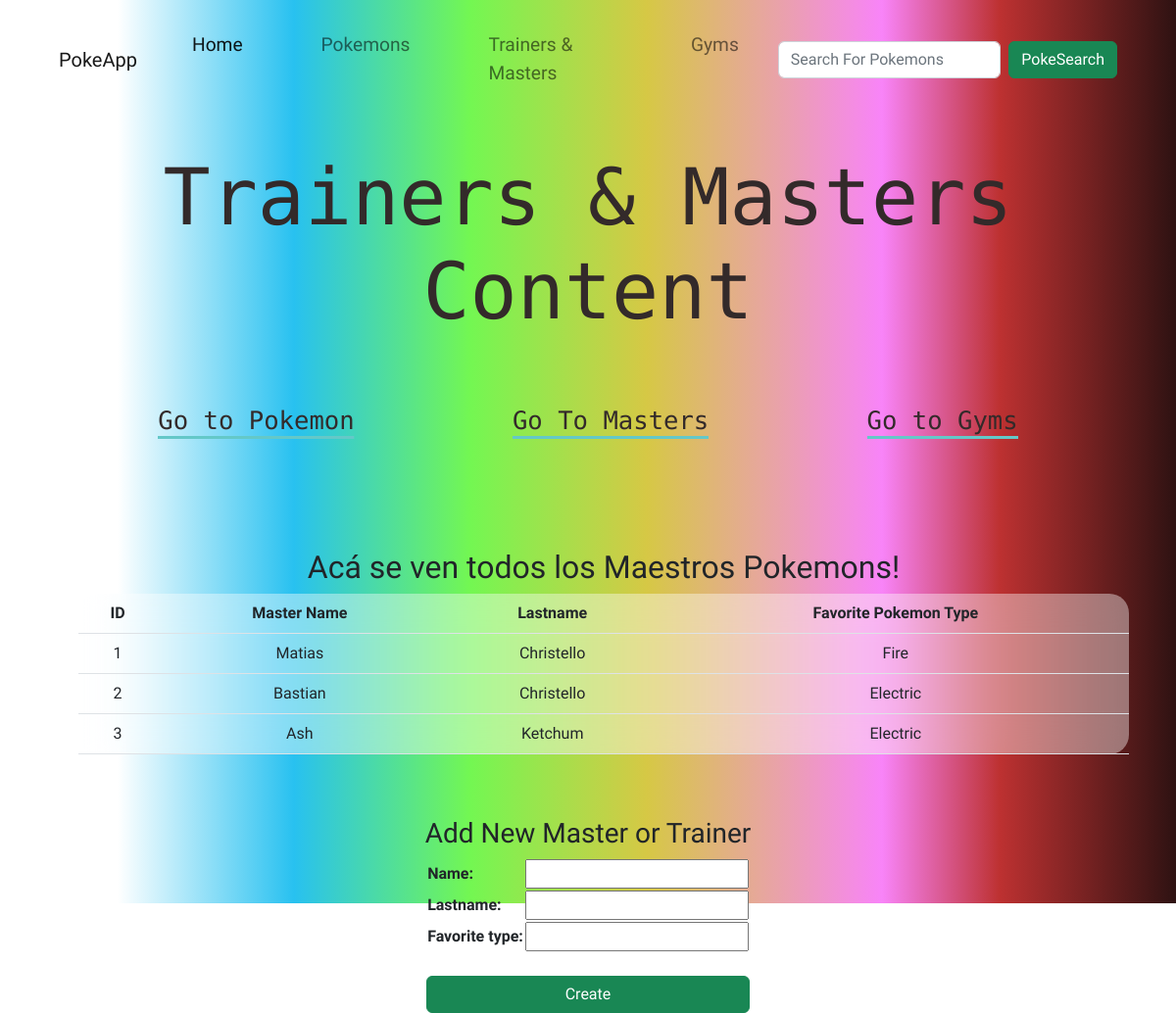
Screenshot of /PokeApp/master/ with the database file from the repository.
### myApp/models.py (models this page shows, shortened)
class Master(models.Model):
    name = models.CharField(max_length=20)
    lastname = models.CharField(max_length=20)
    favorite_type = models.CharField(max_length=20)

### myApp/views.py (the view)
# urls.py: path('master/', views.views_master, name='Master'),
def views_master(request):
    all_masters = Master.objects.all()
    if request.method == 'POST':
        masterform = MasterForm(request.POST)
        if masterform.is_valid():
            info = masterform.cleaned_data
            master = Master(name=info['name'], lastname=info['lastname'], favorite_type=info['favorite_type'])
            master.save()
            return render(request, 'myApp/master.html', {'all_masters': all_masters, 'masterform': masterform})
    else:
        masterform = MasterForm()
    return render(request, 'myApp/master.html', {'all_masters': all_masters, 'masterform': masterform})

### myApp/forms.py
class MasterForm(forms.Form):
    name = forms.CharField()
    lastname = forms.CharField()
    favorite_type = forms.CharField()

### myApp/templates/myApp/master.html (shortened to what this page needs)
{% extends 'myApp/padre.html' %}
{% load static %}
{% block title %}
    <h1 class="text-center header-title">Trainers & Masters Content</h1>
{% endblock %}
{% block contenidoQueCambia %}
<div class="form__container justify-content-evenly">
    <ul class="d-flex flex-column align-items-center m-5">
        <h2 class="text-center">Acá se ven todos los Maestros Pokemons!</h2>
            <table class="table table-blur">
                <thead>
                    <tr>
                        <th class="text-center">ID</th>
                        <th class="text-center">Master Name</th>
                        <th class="text-center">Lastname</th>
                        <th class="text-center">Favorite Pokemon Type</th>
                    </tr>
                </thead>
                <tbody>
                    {% for master in all_masters %}
                        <tr>
                            <td class="mx-5 text-center">{{ master.id }}</td>
                            <td class="mx-5 text-center">{{ master.name }}</td>
                            <td class="mx-5 text-center">{{ master.lastname }}</td>
                            <td class="mx-5 text-center">{{ master.favorite_type }}</td>
                        </tr>
                    {% endfor %}
                </tbody>
            </table>
    </ul>
    <section class="addItem--form m-5">
        <h3>Add New Master or Trainer</h3>
        <form action="" method="POST">{% csrf_token %}
            <table>
                {{ masterform.as_table }}
            </table>
            <div class="d-grid gap-2 col-12 mx-auto mt-4">
                <button class="btn btn-inline-block btn-success" type="submit">Create</button>
            </div>
        </form>
    </section>
</div>
{% endblock %}

### myApp/static/myApp/css/style.css (style rules this page uses)
:root { --color-primary: rgb(51, 42, 42); }
.header-title { font-size: 5em; margin: 2rem auto; color: var(--color-primary); }
.form__container { font-family: 'Prompt', sans-serif }
.addItem--form { display: flex; flex-direction: column; align-items: center; }
.table-blur { background-color: #ffffff66; backdrop-filter: blur(20px); border-radius: 20px; }

### rows the page displays
Master: id "1", name "Matias", lastname "Christello", favorite_type "Fire"
Master: id "2", name "Bastian", lastname "Christello", favorite_type "Electric"
Master: id "3", name "Ash", lastname "Ketchum", favorite_type "Electric"
